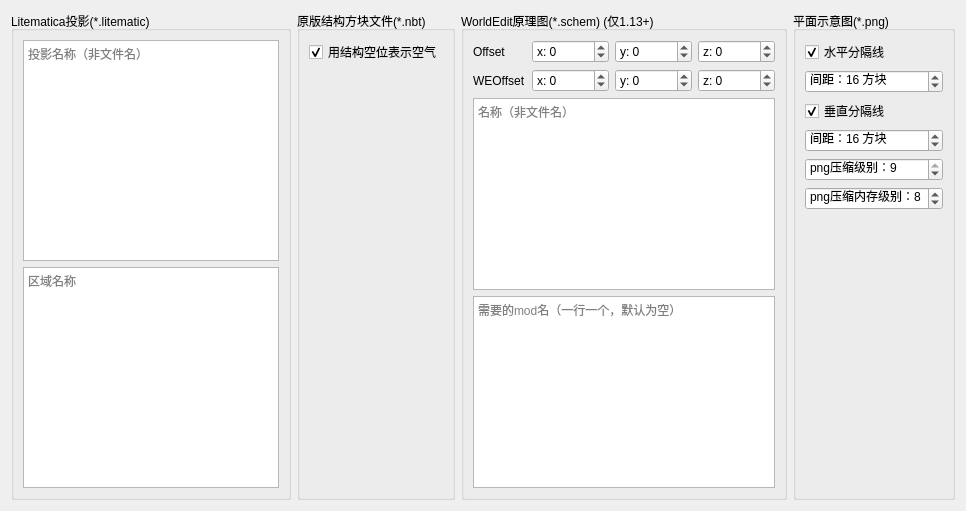
            <widget class="QWidget" name="tab_2">
             <attribute name="title">
              <string>导出选项</string>
             </attribute>
             <layout class="QGridLayout" name="gridLayout_18">
              <item row="0" column="0">
               <widget class="QGroupBox" name="groupBox_10">
                <property name="title">
                 <string>Litematica投影(*.litematic)</string>
                </property>
                <layout class="QGridLayout" name="gridLayout_19">
                 <item row="1" column="0">
                  <widget class="QPlainTextEdit" name="pte_lite_regionname">
                   <property name="sizePolicy">
                    <sizepolicy hsizetype="Preferred" vsizetype="Preferred">
                     <horstretch>0</horstretch>
                     <verstretch>0</verstretch>
                    </sizepolicy>
                   </property>
                   <property name="placeholderText">
                    <string>区域名称</string>
                   </property>
                  </widget>
                 </item>
                 <item row="0" column="0">
                  <widget class="QPlainTextEdit" name="pte_lite_name">
                   <property name="sizePolicy">
                    <sizepolicy hsizetype="Preferred" vsizetype="Preferred">
                     <horstretch>0</horstretch>
                     <verstretch>0</verstretch>
                    </sizepolicy>
                   </property>
                   <property name="placeholderText">
                    <string>投影名称（非文件名）</string>
                   </property>
                  </widget>
                 </item>
                </layout>
               </widget>
              </item>
              <item row="0" column="1">
               <widget class="QGroupBox" name="groupBox_11">
                <property name="title">
                 <string>原版结构方块文件(*.nbt)</string>
                </property>
                <layout class="QGridLayout" name="gridLayout_20">
                 <item row="0" column="0">
                  <widget class="QCheckBox" name="cb_structure_is_air_void">
                   <property name="text">
                    <string>用结构空位表示空气</string>
                   </property>
                   <property name="checked">
                    <bool>true</bool>
                   </property>
                  </widget>
                 </item>
                 <item row="1" column="0">
                  <spacer name="verticalSpacer_6">
                   <property name="orientation">
                    <enum>Qt::Orientation::Vertical</enum>
                   </property>
                   <property name="sizeHint" stdset="0">
                    <size>
                     <width>20</width>
                     <height>40</height>
                    </size>
                   </property>
                  </spacer>
                 </item>
                </layout>
               </widget>
              </item>
              <item row="0" column="2">
               <widget class="QGroupBox" name="groupBox_12">
                <property name="title">
                 <string>WorldEdit原理图(*.schem) (仅1.13+)</string>
                </property>
                <layout class="QGridLayout" name="gridLayout_21">
                 <item row="1" column="3">
                  <widget class="QSpinBox" name="sb_weoffset_z">
                   <property name="prefix">
                    <string notr="true">z: </string>
                   </property>
                   <property name="minimum">
                    <number>-32767</number>
                   </property>
                   <property name="maximum">
                    <number>32767</number>
                   </property>
                  </widget>
                 </item>
                 <item row="2" column="0" colspan="4">
                  <widget class="QPlainTextEdit" name="pte_weschem_name">
                   <property name="placeholderText">
                    <string>名称（非文件名）</string>
                   </property>
                  </widget>
                 </item>
                 <item row="1" column="2">
                  <widget class="QSpinBox" name="sb_weoffset_y">
                   <property name="prefix">
                    <string notr="true">y: </string>
                   </property>
                   <property name="minimum">
                    <number>-32767</number>
                   </property>
                   <property name="maximum">
                    <number>32767</number>
                   </property>
                  </widget>
                 </item>
                 <item row="0" column="3">
                  <widget class="QSpinBox" name="sb_offset_z">
                   <property name="prefix">
                    <string notr="true">z: </string>
                   </property>
                   <property name="minimum">
                    <number>-32767</number>
                   </property>
                   <property name="maximum">
                    <number>32767</number>
                   </property>
                  </widget>
                 </item>
                 <item row="1" column="1">
                  <widget class="QSpinBox" name="sb_weoffset_x">
                   <property name="prefix">
                    <string notr="true">x: </string>
                   </property>
                   <property name="minimum">
                    <number>-32767</number>
                   </property>
                   <property name="maximum">
                    <number>32767</number>
                   </property>
                  </widget>
                 </item>
                 <item row="0" column="0">
                  <widget class="QLabel" name="label">
                   <property name="text">
                    <string notr="true">Offset</string>
                   </property>
                  </widget>
                 </item>
                 <item row="1" column="0">
                  <widget class="QLabel" name="label_2">
                   <property name="text">
                    <string notr="true">WEOffset</string>
                   </property>
                  </widget>
                 </item>
                 <item row="0" column="1">
                  <widget class="QSpinBox" name="sb_offset_x">
                   <property name="prefix">
                    <string notr="true">x: </string>
                   </property>
                   <property name="minimum">
                    <number>-32767</number>
                   </property>
                   <property name="maximum">
                    <number>32767</number>
                   </property>
                  </widget>
                 </item>
                 <item row="0" column="2">
                  <widget class="QSpinBox" name="sb_offset_y">
                   <property name="prefix">
                    <string notr="true">y: </string>
                   </property>
                   <property name="minimum">
                    <number>-32767</number>
                   </property>
                   <property name="maximum">
                    <number>32767</number>
                   </property>
                  </widget>
                 </item>
                 <item row="3" column="0" colspan="4">
                  <widget class="QPlainTextEdit" name="pte_weshem_mods">
                   <property name="placeholderText">
                    <string>需要的mod名（一行一个，默认为空）</string>
                   </property>
                  </widget>
                 </item>
                </layout>
               </widget>
              </item>
              <item row="0" column="3">
               <widget class="QGroupBox" name="groupBox_5">
                <property name="title">
                 <string>平面示意图(*.png)</string>
                </property>
                <layout class="QGridLayout" name="gridLayout_22">
                 <item row="4" column="0">
                  <widget class="QSpinBox" name="sb_fd_compress_level">
                   <property name="prefix">
                    <string>png压缩级别：</string>
                   </property>
                   <property name="maximum">
                    <number>9</number>
                   </property>
                   <property name="singleStep">
                    <number>1</number>
                   </property>
                   <property name="value">
                    <number>9</number>
                   </property>
                  </widget>
                 </item>
                 <item row="1" column="0">
                  <widget class="QSpinBox" name="sb_fd_sl_row_margin">
                   <property name="suffix">
                    <string> 方块</string>
                   </property>
                   <property name="prefix">
                    <string>间距：</string>
                   </property>
                   <property name="minimum">
                    <number>1</number>
                   </property>
                   <property name="maximum">
                    <number>16384</number>
                   </property>
                   <property name="value">
                    <number>16</number>
                   </property>
                  </widget>
                 </item>
                 <item row="6" column="0">
                  <spacer name="verticalSpacer_2">
                   <property name="orientation">
                    <enum>Qt::Orientation::Vertical</enum>
                   </property>
                   <property name="sizeHint" stdset="0">
                    <size>
                     <width>20</width>
                     <height>40</height>
                    </size>
                   </property>
                  </spacer>
                 </item>
                 <item row="3" column="0">
                  <widget class="QSpinBox" name="sb_fd_sl_col_margin">
                   <property name="suffix">
                    <string> 方块</string>
                   </property>
                   <property name="prefix">
                    <string>间距：</string>
                   </property>
                   <property name="minimum">
                    <number>1</number>
                   </property>
                   <property name="maximum">
                    <number>16384</number>
                   </property>
                   <property name="value">
                    <number>16</number>
                   </property>
                  </widget>
                 </item>
                 <item row="2" column="0">
                  <widget class="QCheckBox" name="cb_col_split_line">
                   <property name="text">
                    <string>垂直分隔线</string>
                   </property>
                   <property name="checked">
                    <bool>true</bool>
                   </property>
                  </widget>
                 </item>
                 <item row="0" column="0">
                  <widget class="QCheckBox" name="cb_row_split_line">
                   <property name="text">
                    <string>水平分隔线</string>
                   </property>
                   <property name="checked">
                    <bool>true</bool>
                   </property>
                  </widget>
                 </item>
                 <item row="5" column="0">
                  <widget class="QSpinBox" name="sb_fd_compress_mem_level">
                   <property name="prefix">
                    <string>png压缩内存级别：</string>
                   </property>
                   <property name="maximum">
                    <number>9</number>
                   </property>
                   <property name="singleStep">
                    <number>1</number>
                   </property>
                   <property name="value">
                    <number>8</number>
                   </property>
                  </widget>
                 </item>
                </layout>
               </widget>
              </item>
             </layout>
            </widget>
